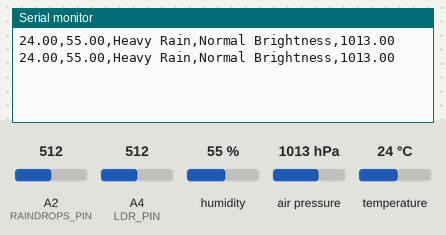
The sketch below on a simulated Arduino Uno, built with avr-gcc and run on an emulated ATmega328P. Shown: the last lines printed to the serial monitor. The inputs (shaded band) are chosen by the test bench; at power-on: A4 (LDR_PIN) = 512, humidity 55 %, air pressure 1013 hPa, temperature 24 °C, A2 (RAINDROPS_PIN) = 512.

Above: at 2.8 s.
2.9 s: A4 (LDR_PIN) set to 490
At 5.0 s:
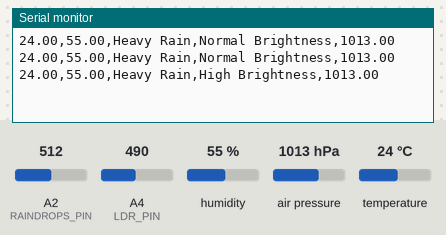
7.7 s: A4 (LDR_PIN) set to 1010
At 9.4 s:
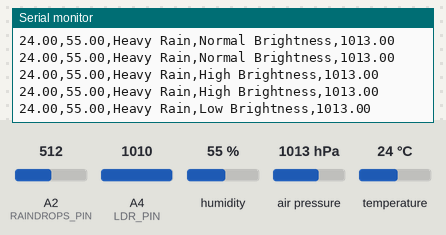
11.8 s: humidity set to 22 %
At 13.8 s:
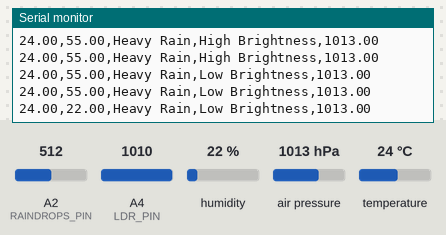
14.6 s: air pressure set to 952 hPa
At 17.0 s:
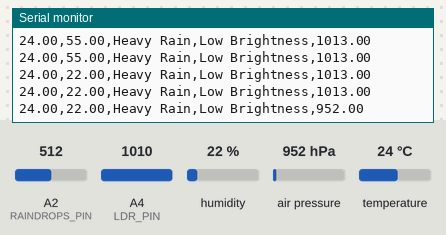
17.4 s: temperature set to 12 °C
At 19.2 s:
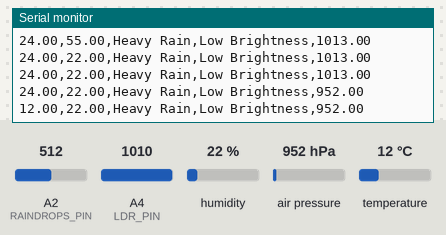
20.2 s: air pressure set to 975 hPa
At 21.4 s:
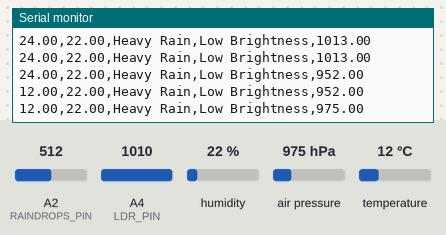
Timing chart, 0 to 23.2 s (numbered marks = the images above; inputs shaded):
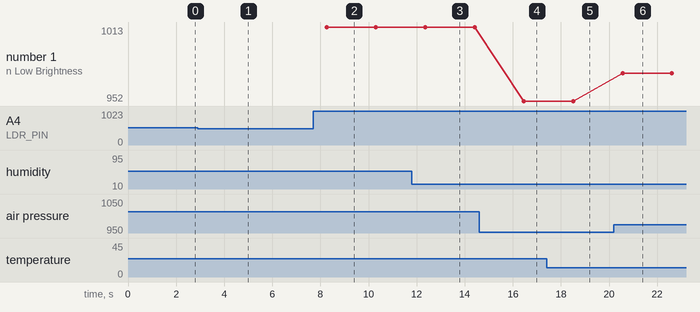

The sketch:

code.ino
```cpp
#include <DHT.h>
#include <Adafruit_Sensor.h>
#include <Adafruit_BMP085_U.h>

// Pin definitions
#define DHTPIN 5
#define RAINDROPS_PIN 2
#define LDR_PIN 4
#define DHTTYPE DHT11

// Initialize sensors
DHT dht(DHTPIN, DHTTYPE);
Adafruit_BMP085_Unified bmp = Adafruit_BMP085_Unified();

void setup() {
  Serial.begin(9600);
  dht.begin();

  if (!bmp.begin()) {
    Serial.println("Could not find BMP180 sensor!");
    while (1);
  }
}

void loop() {
  // Read sensor values
  float temperature = dht.readTemperature();
  float humidity = dht.readHumidity();
  int rainValue = analogRead(RAINDROPS_PIN);
  int ldrValue = analogRead(LDR_PIN);

  sensors_event_t event;
  bmp.getEvent(&event);

  // Send CSV formatted data
  if (!isnan(temperature) && !isnan(humidity) && event.pressure) {
    Serial.print(temperature);
    Serial.print(",");
    Serial.print(humidity);
    Serial.print(",");
    Serial.print(getRainCondition(rainValue));
    Serial.print(",");
    Serial.print(getLightCondition(ldrValue));
    Serial.print(",");
    Serial.println(event.pressure);
  }

  delay(2000);
}

String getLightCondition(int value) {
  if (value < 500) return "High Brightness";
  else if (value < 1000) return "Normal Brightness";
  else if (value < 2000) return "Low Brightness";
  else return "Dark";
}

String getRainCondition(int value) {
  if (value < 1200) return "Heavy Rain";
  else if (value < 1600) return "Moderate Rain";
  else if (value < 1750) return "Light Rain";
  else return "No Rain";
}
```

Measured:
- the behaviour switches between 500 and 499 on A4 (LDR_PIN) (found by bisection; images 0 and 1)
- after the input at 2.9 s, the serial monitor: prints a new line after 1.3 s (image 1)
- after the input at 7.7 s, the serial monitor: prints a new line after 0.56 s (image 2)
- after the input at 11.8 s, the serial monitor: prints a new line after 0.56 s (image 3)
- after the input at 14.6 s, the serial monitor: prints a new line after 1.9 s (image 4)
- after the input at 17.4 s, the serial monitor: prints a new line after 1.1 s (image 5)
- after the input at 20.2 s, the serial monitor: prints a new line after 0.36 s (image 6)
- plotted number 1: 1013 → 952 after the input at 14.6 s, 952 → 975 after the input at 20.2 s
